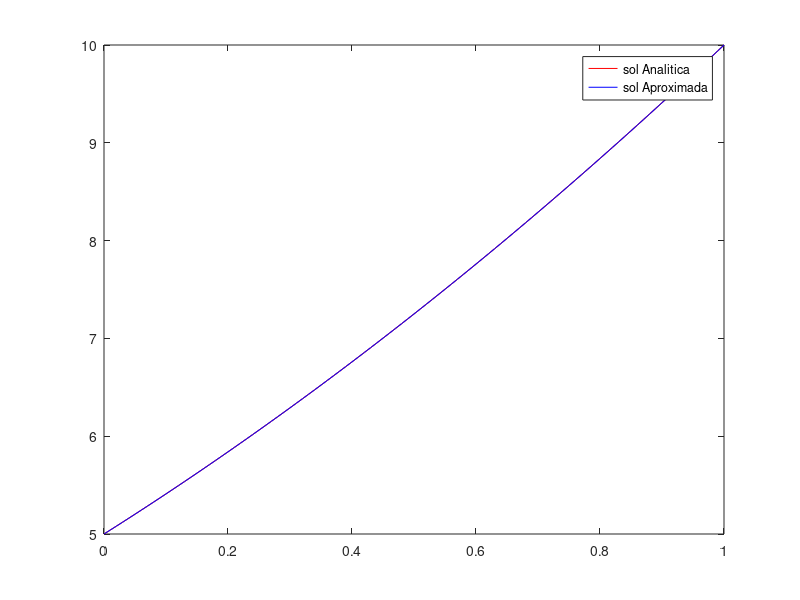

Write the MATLAB code that produced this figure.
% ********************************************************
% ======== PROGRAMA HECHO EN GNU OCTAVE v5.2.0 ==========
% Metodos Numericos, FIUNA, 4to semestre Ing Mecatronica
% Alumno: CALEB TREPOWSKI CASTILLO
% ********************************************************
% Tarea 9, Ejercicio 2
% Resuelva el siguiente problema de contorno con paso h = 0.01 utilizando
% MATLAB. Dibuje su solucion numerica y la analitica en el mismo grafico.
% x'' = 2x' - x + t^2 -1 en [0,1] con x(0) = 5 y x(1) = 10
% Solucion analitica: x(t) = t^2 + 4t + 5
solAnalitica = @(t) t.^2 + 4*t + 5;
p = @(t) 2;
q = @(t) -1;
r = @(t) t.^2 - 1;

a = 0;
b = 1;
h = 0.01;
M = (b-a)/h; %subintervalos
N = M+1;
t = a:h:b;

alfa = 5;
beta = 10;

diagPrincipal = zeros(1,N-2);
diagSuperior = zeros(1,N-3);
diagInferior = zeros(1,N-3);
B = zeros(1,N-2);

for k = 2:N-1
	#diagonal principal
	diagPrincipal(k-1) = 2 + (h^2)*q(t(k));
	#diagonal superior
	if k ~= N-1
		diagSuperior(k-1) = (h/2)*p(t(k)) - 1;
	end
	#diagonal inferior
	if k ~= 2
		diagInferior(k-2) = -(h/2)*p(t(k)) - 1;
	end
	
	B(k-1) = -(h^2)*r(t(k));
end

A = diag(diagPrincipal) + diag(diagSuperior,1) + diag(diagInferior,-1);

e0 = ( (h/2)*p(t(2))+1 )*alfa;
eN = ( (-h/2)*p(t(N-2))+1 )*beta;

B(1) += e0;
B(N-2) += eN;

X = inv(A)*B';
X = [alfa X' beta];
hold off
plot(t,solAnalitica(t),'r')
hold on
plot(t,X,'b')
legend(["sol Analitica";"sol Aproximada"])
